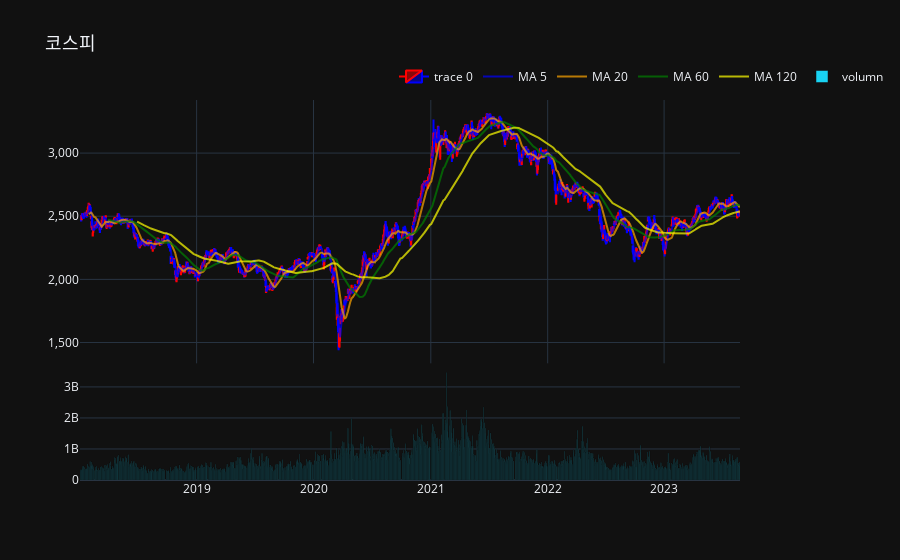

Notebook code for this chart:
### Code cell
fig.show()

### Figure 1 — Plotly figure (JSON) as saved in the notebook; plotly's stock layout.template omitted (floating-point values rounded to 4 significant figures; data arrays with more than 128 entries replaced by an {"elided": "..."} marker saying what was removed)
{"data": [{"close": {"elided": "1394 float values"}, "decreasing": {"line": {"color": "blue"}}, "high": {"elided": "1394 float values"}, "increasing": {"line": {"color": "red"}}, "low": {"elided": "1394 float values"}, "open": {"elided": "1394 float values"}, "type": "candlestick", "x": {"elided": "1394 str values"}, "xaxis": "x", "yaxis": "y"}, {"line": {"color": "blue", "width": 2}, "name": "MA 5", "opacity": 0.7, "type": "scatter", "x": {"elided": "1394 str values"}, "y": {"elided": "1394 float values"}}, {"line": {"color": "orange", "width": 2}, "name": "MA 20", "opacity": 0.7, "type": "scatter", "x": {"elided": "1394 str values"}, "y": {"elided": "1394 float values"}}, {"line": {"color": "green", "width": 2}, "name": "MA 60", "opacity": 0.7, "type": "scatter", "x": {"elided": "1394 str values"}, "y": {"elided": "1394 float values"}}, {"line": {"color": "yellow", "width": 2}, "name": "MA 120", "opacity": 0.7, "type": "scatter", "x": {"elided": "1394 str values"}, "y": {"elided": "1394 float values"}}, {"name": "volumn", "type": "bar", "x": {"elided": "1394 str values"}, "xaxis": "x2", "y": {"elided": "1394 int values"}, "yaxis": "y2"}], "layout": {"barmode": "group", "hoverlabel": {"bgcolor": "black", "font": {"size": 15}}, "hovermode": "x unified", "legend": {"orientation": "h", "x": 0.85, "xanchor": "center", "y": 1.1}, "title": {"font": {"family": "맑은고딕", "size": 18}, "text": "코스피"}, "xaxis": {"anchor": "y", "domain": [0, 1], "matches": "x2", "rangebreaks": [{"bounds": ["sat", "mon"]}], "rangeslider": {"visible": false}, "showticklabels": false, "tickangle": 90}, "xaxis2": {"anchor": "y2", "domain": [0, 1], "rangebreaks": [{"bounds": ["sat", "mon"]}]}, "yaxis": {"anchor": "x", "domain": [0.307, 1], "tickformat": ","}, "yaxis2": {"anchor": "x2", "domain": [0, 0.297]}}}
